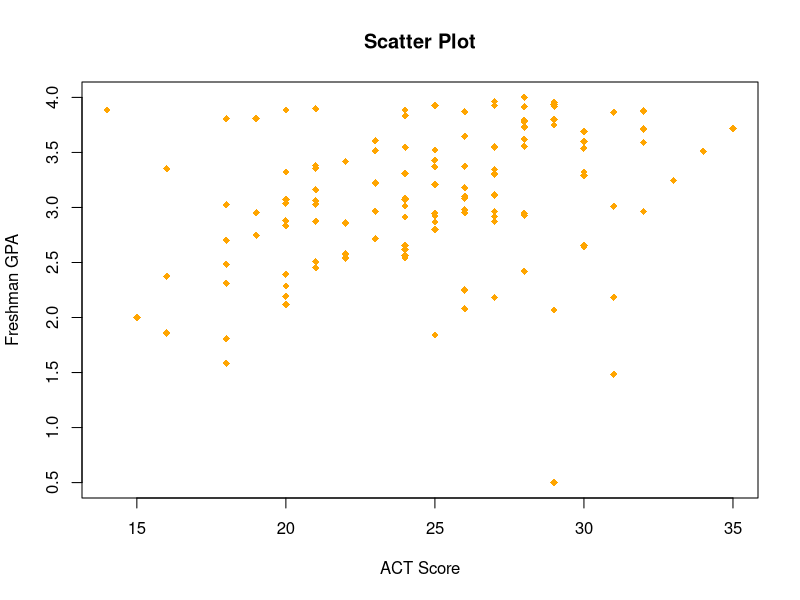
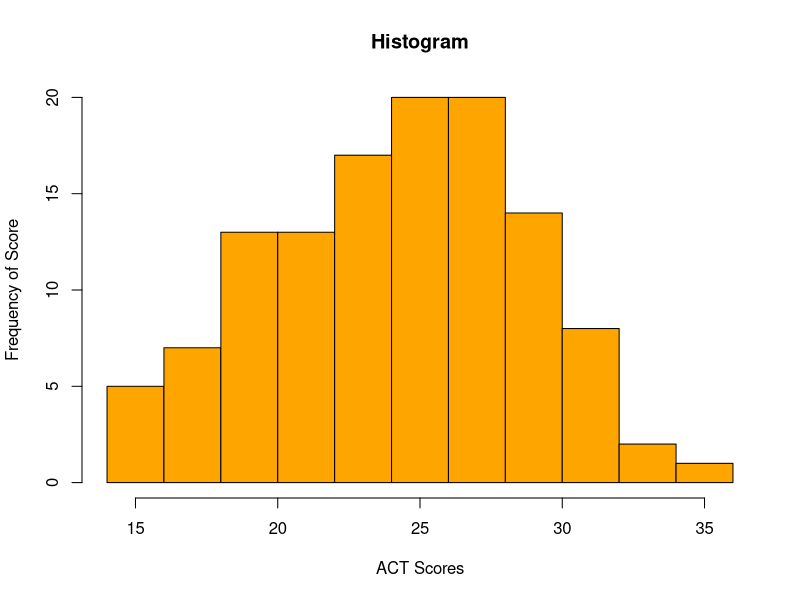
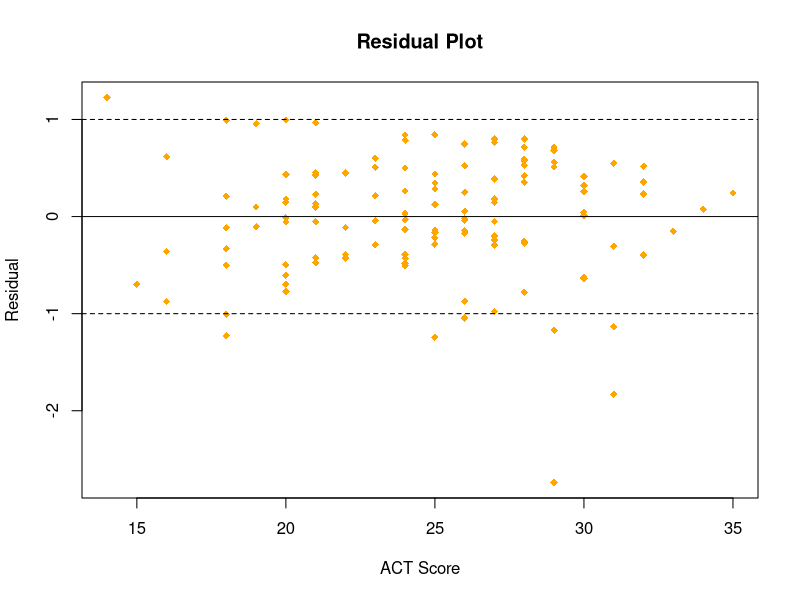
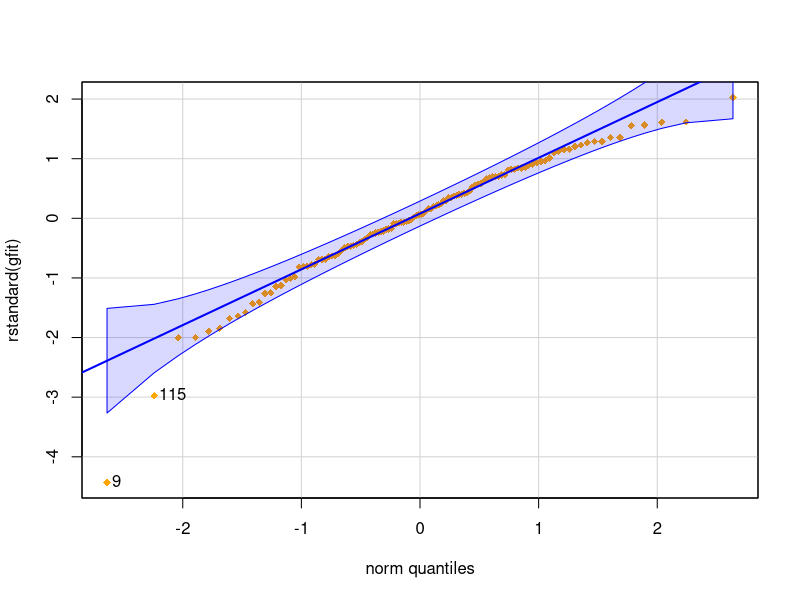
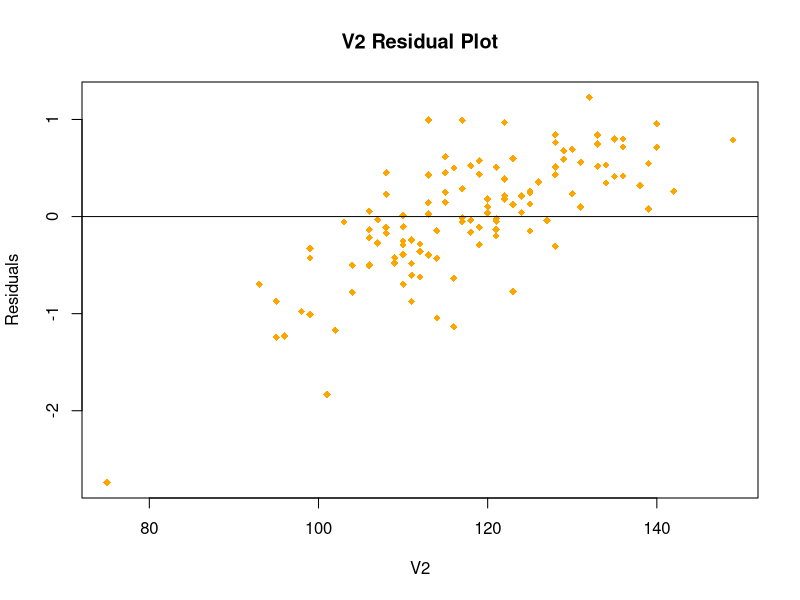
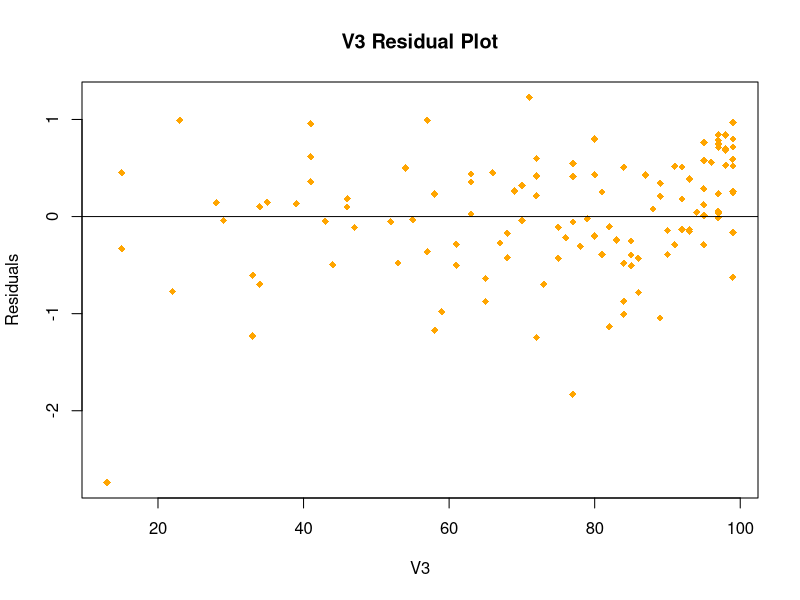

These charts were generated, in order, by the following R code:
## ---- chunk 1
#| message: false

# read data
gpa <- read.table("../../data/CH03PR03.txt", header=TRUE)

# plot data
plot(gpa$X,gpa$Y, ylab="Freshman GPA", xlab="ACT Score", main="Scatter Plot", pch=18, col="orange")

# plot normality
hist(gpa$X, xlab="ACT Scores", ylab="Frequency of Score", main="Histogram", col="orange")

# plot residuals
gfit <- lm(Y ~ X, data=gpa) #fit linear model
gpa.e <- resid(gfit) #residuals
plot(gpa$X, gpa.e, xlab="ACT Score", ylab="Residual", main="Residual Plot", col="orange", pch=18)
abline(h=0) #horizontal line
abline(h=1, lty=c(2)) #dotted line
abline(h=-1, lty=c(2)) #dotted line

# plot QQ plot
library(car)
qqPlot(rstandard(gfit), col="orange", pch=18)

# test normality (reject if < 0.05)
shapiro.test(gpa.e)
## ---- chunk 2
# plot residuals against unused variables
plot(gpa$V2, gpa.e, col="orange", pch=18, xlab="V2", ylab="Residuals", main="V2 Residual Plot")
abline(h=0)
plot(gpa$V3, gpa.e, col="orange", pch=18, xlab="V3", ylab="Residuals", main="V3 Residual Plot")
abline(h=0)
